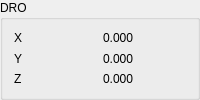
     <widget class="QGroupBox" name="groupBox">
      <property name="minimumSize">
       <size>
        <width>100</width>
        <height>0</height>
       </size>
      </property>
      <property name="title">
       <string>DRO</string>
      </property>
      <layout class="QGridLayout" name="gridLayout_2">
       <item row="2" column="0">
        <widget class="QLabel" name="label_3">
         <property name="text">
          <string>Z</string>
         </property>
        </widget>
       </item>
       <item row="1" column="0">
        <widget class="QLabel" name="label_2">
         <property name="text">
          <string>Y</string>
         </property>
        </widget>
       </item>
       <item row="0" column="0">
        <widget class="QLabel" name="label">
         <property name="text">
          <string>X</string>
         </property>
        </widget>
       </item>
       <item row="0" column="1">
        <widget class="QLabel" name="dro_lb_x">
         <property name="text">
          <string>0.000</string>
         </property>
        </widget>
       </item>
       <item row="1" column="1">
        <widget class="QLabel" name="dro_lb_y">
         <property name="text">
          <string>0.000</string>
         </property>
        </widget>
       </item>
       <item row="2" column="1">
        <widget class="QLabel" name="dro_lb_z">
         <property name="text">
          <string>0.000</string>
         </property>
        </widget>
       </item>
      </layout>
     </widget>
